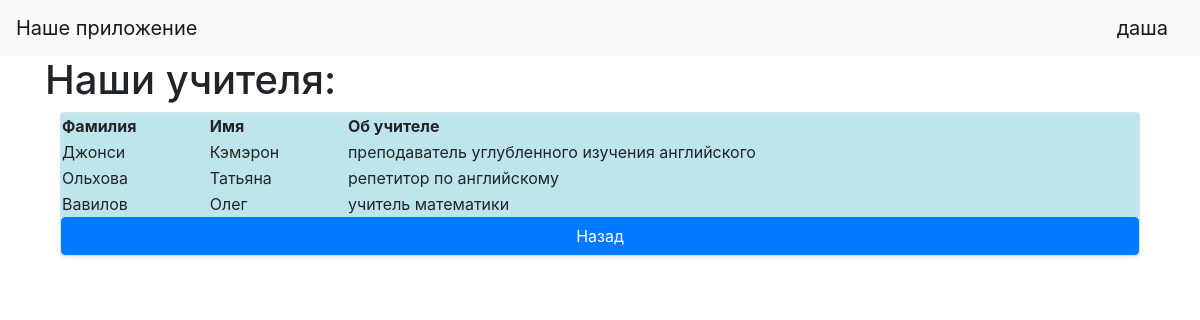
Screenshot of /ateach (signed in) with the database file from the repository.
### data/users.py (models this page shows, shortened)
class User(SqlAlchemyBase, UserMixin):
    __tablename__ = 'users'
    id = sqlalchemy.Column(sqlalchemy.Integer,
                           primary_key=True, autoincrement=True)
    role = sqlalchemy.Column(sqlalchemy.String, nullable=False)
    surname = sqlalchemy.Column(sqlalchemy.String, nullable=False)
    name = sqlalchemy.Column(sqlalchemy.String, nullable=False)
    age = sqlalchemy.Column(sqlalchemy.Integer, nullable=True)
    phone = sqlalchemy.Column(sqlalchemy.String, nullable=True)
    email = sqlalchemy.Column(sqlalchemy.String,
                              index=True, unique=True, nullable=False)
    about_me = sqlalchemy.Column(sqlalchemy.String, nullable=True)
    hashed_password = sqlalchemy.Column(sqlalchemy.String, nullable=True)

### main.py (the view)
@app.route('/ateach')
@login_required
def ateach():
    db_sess = db_session.create_session()
    teach = db_sess.query(User).filter(User.role == 'Учитель').all()
    return render_template('teach.html', rows=teach)

### data/db_session.py (called while the page is built)
def create_session() -> Session:
    global __factory
    return __factory()

### main.py (called while the page is built)
@login_manager.user_loader
def load_user(user_id):
    db_sess = db_session.create_session()
    return db_sess.query(User).get(user_id)

### templates/teach.html (shortened to what this page needs)
{% extends "base.html" %}
{% block content %}
<head>
    <h1>Наши учителя:</h1>
</head>
<body>
<div class="container">
    <div class="card mb-4 rounded-3 shadow-sm">
        <table class="table-info">
            <thead>
                <tr>
                <th scope="col">Фамилия</th>
                <th scope="col">Имя</th>
                <th scope="col">Об учителе</th>
                </tr>
            </thead>
            <tbody>
                {% for item in rows %}
                <tr>
                    <td>{{item["surname"]}}</td>
                    <td>{{item["name"]}}</td>
                    <td>{{item["about_me"]}}</td>
                </tr>
                {% endfor %}
        </table>
</body>
<a class="btn btn-primary" href="/" role="button">Назад</a>
{% endblock %}

### templates/base.html (shortened to what this page needs)
<!doctype html>
<html lang="en">
<head>
    <link rel="stylesheet"
          href="https://stackpath.bootstrapcdn.com/bootstrap/4.4.1/css/bootstrap.min.css"
>
</head>
<body>
<header>
    <nav class="navbar navbar-light bg-light">
        <a class="navbar-brand" href="#">Наше приложение</a>
        {% if current_user.is_authenticated %}
        <a class="navbar-brand" href="/logout">{{ current_user.name }}</a>
        {% else %}
        <p>
            <a class="btn btn-primary " href="/register">Зарегистрироваться</a>
            <a class="btn btn-success" href="/login">Войти</a>
        </p>
        {% endif %}
    </nav>
</header>
<main role="main" class="container">
    {% block content %}{% endblock %}
</main>
</body>
</html>

### rows the page displays
User: name "даша"
User: surname "Джонси", name "Кэмэрон", about_me "преподаватель углубленного изучения английского"
User: surname "Ольхова", name "Татьяна", about_me "репетитор по английскому"
User: surname "Вавилов", name "Олег", about_me "учитель математики"
